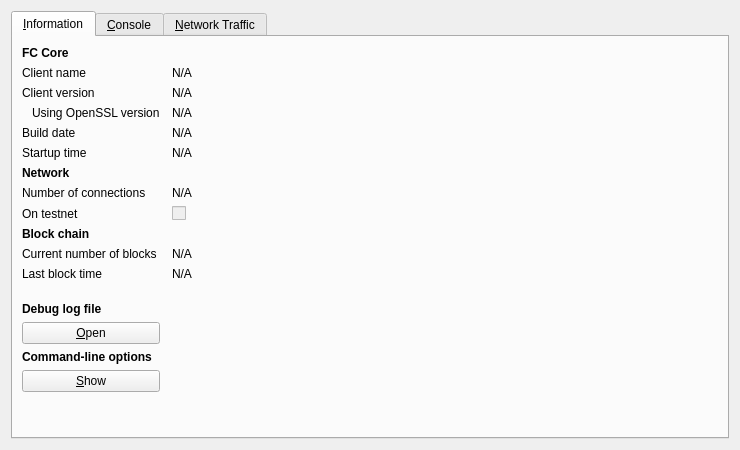
<?xml version="1.0" encoding="UTF-8"?>
<ui version="4.0">
 <class>RPCConsole</class>
 <widget class="QDialog" name="RPCConsole">
  <property name="geometry">
   <rect>
    <x>0</x>
    <y>0</y>
    <width>740</width>
    <height>450</height>
   </rect>
  </property>
  <property name="windowTitle">
   <string>FC - Debug window</string>
  </property>
  <layout class="QVBoxLayout" name="verticalLayout_2">
   <item>
    <widget class="QTabWidget" name="tabWidget">
     <property name="currentIndex">
      <number>0</number>
     </property>
     <widget class="QWidget" name="tab_info">
      <attribute name="title">
       <string>&amp;Information</string>
      </attribute>
      <layout class="QGridLayout" name="gridLayout" columnstretch="0,1">
       <property name="horizontalSpacing">
        <number>12</number>
       </property>
       <item row="0" column="0">
        <widget class="QLabel" name="label_9">
         <property name="font">
          <font>
           <weight>75</weight>
           <bold>true</bold>
          </font>
         </property>
         <property name="text">
          <string>FC Core</string>
         </property>
        </widget>
       </item>
       <item row="1" column="0">
        <widget class="QLabel" name="label_5">
         <property name="text">
          <string>Client name</string>
         </property>
        </widget>
       </item>
       <item row="1" column="1">
        <widget class="QLabel" name="clientName">
         <property name="cursor">
          <cursorShape>IBeamCursor</cursorShape>
         </property>
         <property name="text">
          <string>N/A</string>
         </property>
         <property name="textFormat">
          <enum>Qt::PlainText</enum>
         </property>
         <property name="textInteractionFlags">
          <set>Qt::LinksAccessibleByMouse|Qt::TextSelectableByKeyboard|Qt::TextSelectableByMouse</set>
         </property>
        </widget>
       </item>
       <item row="2" column="0">
        <widget class="QLabel" name="label_6">
         <property name="text">
          <string>Client version</string>
         </property>
        </widget>
       </item>
       <item row="2" column="1">
        <widget class="QLabel" name="clientVersion">
         <property name="cursor">
          <cursorShape>IBeamCursor</cursorShape>
         </property>
         <property name="text">
          <string>N/A</string>
         </property>
         <property name="textFormat">
          <enum>Qt::PlainText</enum>
         </property>
         <property name="textInteractionFlags">
          <set>Qt::LinksAccessibleByMouse|Qt::TextSelectableByKeyboard|Qt::TextSelectableByMouse</set>
         </property>
        </widget>
       </item>
       <item row="3" column="0">
        <widget class="QLabel" name="label_14">
         <property name="text">
          <string>Using OpenSSL version</string>
         </property>
         <property name="indent">
          <number>10</number>
         </property>
        </widget>
       </item>
       <item row="3" column="1">
        <widget class="QLabel" name="openSSLVersion">
         <property name="cursor">
          <cursorShape>IBeamCursor</cursorShape>
         </property>
         <property name="text">
          <string>N/A</string>
         </property>
         <property name="textFormat">
          <enum>Qt::PlainText</enum>
         </property>
         <property name="textInteractionFlags">
          <set>Qt::LinksAccessibleByMouse|Qt::TextSelectableByKeyboard|Qt::TextSelectableByMouse</set>
         </property>
        </widget>
       </item>
       <item row="4" column="0">
        <widget class="QLabel" name="label_12">
         <property name="text">
          <string>Build date</string>
         </property>
        </widget>
       </item>
       <item row="4" column="1">
        <widget class="QLabel" name="buildDate">
         <property name="cursor">
          <cursorShape>IBeamCursor</cursorShape>
         </property>
         <property name="text">
          <string>N/A</string>
         </property>
         <property name="textFormat">
          <enum>Qt::PlainText</enum>
         </property>
         <property name="textInteractionFlags">
          <set>Qt::LinksAccessibleByMouse|Qt::TextSelectableByKeyboard|Qt::TextSelectableByMouse</set>
         </property>
        </widget>
       </item>
       <item row="5" column="0">
        <widget class="QLabel" name="label_13">
         <property name="text">
          <string>Startup time</string>
         </property>
        </widget>
       </item>
       <item row="5" column="1">
        <widget class="QLabel" name="startupTime">
         <property name="cursor">
          <cursorShape>IBeamCursor</cursorShape>
         </property>
         <property name="text">
          <string>N/A</string>
         </property>
         <property name="textFormat">
          <enum>Qt::PlainText</enum>
         </property>
         <property name="textInteractionFlags">
          <set>Qt::LinksAccessibleByMouse|Qt::TextSelectableByKeyboard|Qt::TextSelectableByMouse</set>
         </property>
        </widget>
       </item>
       <item row="6" column="0">
        <widget class="QLabel" name="label_11">
         <property name="font">
          <font>
           <weight>75</weight>
           <bold>true</bold>
          </font>
         </property>
         <property name="text">
          <string>Network</string>
         </property>
        </widget>
       </item>
       <item row="7" column="0">
        <widget class="QLabel" name="label_7">
         <property name="text">
          <string>Number of connections</string>
         </property>
        </widget>
       </item>
       <item row="7" column="1">
        <widget class="QLabel" name="numberOfConnections">
         <property name="cursor">
          <cursorShape>IBeamCursor</cursorShape>
         </property>
         <property name="text">
          <string>N/A</string>
         </property>
         <property name="textFormat">
          <enum>Qt::PlainText</enum>
         </property>
         <property name="textInteractionFlags">
          <set>Qt::LinksAccessibleByMouse|Qt::TextSelectableByKeyboard|Qt::TextSelectableByMouse</set>
         </property>
        </widget>
       </item>
       <item row="8" column="0">
        <widget class="QLabel" name="label_8">
         <property name="text">
          <string>On testnet</string>
         </property>
        </widget>
       </item>
       <item row="8" column="1">
        <widget class="QCheckBox" name="isTestNet">
         <property name="enabled">
          <bool>false</bool>
         </property>
         <property name="text">
          <string/>
         </property>
        </widget>
       </item>
       <item row="9" column="0">
        <widget class="QLabel" name="label_10">
         <property name="font">
          <font>
           <weight>75</weight>
           <bold>true</bold>
          </font>
         </property>
         <property name="text">
          <string>Block chain</string>
         </property>
        </widget>
       </item>
       <item row="10" column="0">
        <widget class="QLabel" name="label_3">
         <property name="text">
          <string>Current number of blocks</string>
         </property>
        </widget>
       </item>
       <item row="10" column="1">
        <widget class="QLabel" name="numberOfBlocks">
         <property name="cursor">
          <cursorShape>IBeamCursor</cursorShape>
         </property>
         <property name="text">
          <string>N/A</string>
         </property>
         <property name="textFormat">
          <enum>Qt::PlainText</enum>
         </property>
         <property name="textInteractionFlags">
          <set>Qt::LinksAccessibleByMouse|Qt::TextSelectableByKeyboard|Qt::TextSelectableByMouse</set>
         </property>
        </widget>
       </item>
       <item row="11" column="0">
        <widget class="QLabel" name="label_2">
         <property name="text">
          <string>Last block time</string>
         </property>
        </widget>
       </item>
       <item row="11" column="1">
        <widget class="QLabel" name="lastBlockTime">
         <property name="cursor">
          <cursorShape>IBeamCursor</cursorShape>
         </property>
         <property name="text">
          <string>N/A</string>
         </property>
         <property name="textFormat">
          <enum>Qt::PlainText</enum>
         </property>
         <property name="textInteractionFlags">
          <set>Qt::LinksAccessibleByMouse|Qt::TextSelectableByKeyboard|Qt::TextSelectableByMouse</set>
         </property>
        </widget>
       </item>
       <item row="12" column="0">
        <spacer name="verticalSpacer_2">
         <property name="orientation">
          <enum>Qt::Vertical</enum>
         </property>
         <property name="sizeHint" stdset="0">
          <size>
           <width>20</width>
           <height>20</height>
          </size>
         </property>
        </spacer>
       </item>
       <item row="13" column="0">
        <widget class="QLabel" name="labelDebugLogfile">
         <property name="font">
          <font>
           <weight>75</weight>
           <bold>true</bold>
          </font>
         </property>
         <property name="text">
          <string>Debug log file</string>
         </property>
        </widget>
       </item>
       <item row="14" column="0">
        <widget class="QPushButton" name="openDebugLogfileButton">
         <property name="toolTip">
          <string>Open the FC debug log file from the current data directory. This can take a few seconds for large log files.</string>
         </property>
         <property name="text">
          <string>&amp;Open</string>
         </property>
         <property name="autoDefault">
          <bool>false</bool>
         </property>
        </widget>
       </item>
       <item row="15" column="0">
        <widget class="QLabel" name="labelCLOptions">
         <property name="font">
          <font>
           <weight>75</weight>
           <bold>true</bold>
          </font>
         </property>
         <property name="text">
          <string>Command-line options</string>
         </property>
        </widget>
       </item>
       <item row="16" column="0">
        <widget class="QPushButton" name="showCLOptionsButton">
         <property name="toolTip">
          <string>Show the FC help message to get a list with possible FC command-line options.</string>
         </property>
         <property name="text">
          <string>&amp;Show</string>
         </property>
         <property name="autoDefault">
          <bool>false</bool>
         </property>
        </widget>
       </item>
       <item row="17" column="0">
        <spacer name="verticalSpacer">
         <property name="orientation">
          <enum>Qt::Vertical</enum>
         </property>
         <property name="sizeHint" stdset="0">
          <size>
           <width>20</width>
           <height>40</height>
          </size>
         </property>
        </spacer>
       </item>
      </layout>
     </widget>
     <widget class="QWidget" name="tab_console">
      <attribute name="title">
       <string>&amp;Console</string>
      </attribute>
      <layout class="QVBoxLayout" name="verticalLayout_3">
       <property name="spacing">
        <number>3</number>
       </property>
       <item>
        <widget class="QTextEdit" name="messagesWidget">
         <property name="minimumSize">
          <size>
           <width>0</width>
           <height>100</height>
          </size>
         </property>
         <property name="readOnly">
          <bool>true</bool>
         </property>
         <property name="tabKeyNavigation" stdset="0">
          <bool>false</bool>
         </property>
         <property name="columnCount" stdset="0">
          <number>2</number>
         </property>
        </widget>
       </item>
       <item>
        <layout class="QHBoxLayout" name="horizontalLayout">
         <property name="spacing">
          <number>3</number>
         </property>
         <item>
          <widget class="QLabel" name="label">
           <property name="text">
            <string notr="true">&gt;</string>
           </property>
          </widget>
         </item>
         <item>
          <widget class="QLineEdit" name="lineEdit"/>
         </item>
         <item>
          <widget class="QPushButton" name="clearButton">
           <property name="maximumSize">
            <size>
             <width>24</width>
             <height>24</height>
            </size>
           </property>
           <property name="toolTip">
            <string>Clear console</string>
           </property>
           <property name="text">
            <string/>
           </property>
           <property name="icon">
            <iconset resource="../bitcoin.qrc">
             <normaloff>:/icons/remove</normaloff>:/icons/remove</iconset>
           </property>
           <property name="shortcut">
            <string notr="true">Ctrl+L</string>
           </property>
           <property name="autoDefault">
            <bool>false</bool>
           </property>
          </widget>
         </item>
        </layout>
       </item>
      </layout>
     </widget>
     <widget class="QWidget" name="tab">
      <attribute name="title">
       <string>&amp;Network Traffic</string>
      </attribute>
      <layout class="QHBoxLayout" name="horizontalLayout_3">
       <item>
        <layout class="QVBoxLayout" name="verticalLayout_4">
         <item>
          <widget class="TrafficGraphWidget" name="trafficGraph" native="true">
           <property name="sizePolicy">
            <sizepolicy hsizetype="Expanding" vsizetype="Expanding">
             <horstretch>0</horstretch>
             <verstretch>0</verstretch>
            </sizepolicy>
           </property>
          </widget>
         </item>
         <item>
          <layout class="QHBoxLayout" name="horizontalLayout_2">
           <item>
            <widget class="QSlider" name="sldGraphRange">
             <property name="minimum">
              <number>1</number>
             </property>
             <property name="maximum">
              <number>288</number>
             </property>
             <property name="pageStep">
              <number>12</number>
             </property>
             <property name="value">
              <number>6</number>
             </property>
             <property name="orientation">
              <enum>Qt::Horizontal</enum>
             </property>
            </widget>
           </item>
           <item>
            <widget class="QLabel" name="lblGraphRange">
             <property name="minimumSize">
              <size>
               <width>100</width>
               <height>0</height>
              </size>
             </property>
             <property name="alignment">
              <set>Qt::AlignCenter</set>
             </property>
            </widget>
           </item>
           <item>
            <widget class="QPushButton" name="btnClearTrafficGraph">
             <property name="text">
              <string>&amp;Clear</string>
             </property>
            </widget>
           </item>
          </layout>
         </item>
        </layout>
       </item>
       <item>
        <layout class="QVBoxLayout" name="verticalLayout">
         <item>
          <widget class="QGroupBox" name="groupBox">
           <property name="title">
            <string>Totals</string>
           </property>
           <layout class="QVBoxLayout" name="verticalLayout_5">
            <item>
             <layout class="QHBoxLayout" name="horizontalLayout_4">
              <item>
               <widget class="Line" name="line">
                <property name="sizePolicy">
                 <sizepolicy hsizetype="Fixed" vsizetype="Fixed">
                  <horstretch>0</horstretch>
                  <verstretch>0</verstretch>
                 </sizepolicy>
                </property>
                <property name="minimumSize">
                 <size>
                  <width>10</width>
                  <height>0</height>
                 </size>
                </property>
                <property name="palette">
                 <palette>
                  <active>
                   <colorrole role="Light">
                    <brush brushstyle="SolidPattern">
                     <color alpha="255">
                      <red>0</red>
                      <green>255</green>
                      <blue>0</blue>
                     </color>
                    </brush>
                   </colorrole>
                  </active>
                  <inactive>
                   <colorrole role="Light">
                    <brush brushstyle="SolidPattern">
                     <color alpha="255">
                      <red>0</red>
                      <green>255</green>
                      <blue>0</blue>
                     </color>
                    </brush>
                   </colorrole>
                  </inactive>
                  <disabled>
                   <colorrole role="Light">
                    <brush brushstyle="SolidPattern">
                     <color alpha="255">
                      <red>0</red>
                      <green>255</green>
                      <blue>0</blue>
                     </color>
                    </brush>
                   </colorrole>
                  </disabled>
                 </palette>
                </property>
                <property name="orientation">
                 <enum>Qt::Horizontal</enum>
                </property>
               </widget>
              </item>
              <item>
               <widget class="QLabel" name="label_16">
                <property name="text">
                 <string>In:</string>
                </property>
               </widget>
              </item>
              <item>
               <widget class="QLabel" name="lblBytesIn">
                <property name="minimumSize">
                 <size>
                  <width>50</width>
                  <height>0</height>
                 </size>
                </property>
                <property name="alignment">
                 <set>Qt::AlignRight|Qt::AlignTrailing|Qt::AlignVCenter</set>
                </property>
               </widget>
              </item>
             </layout>
            </item>
            <item>
             <layout class="QHBoxLayout" name="horizontalLayout_5">
              <item>
               <widget class="Line" name="line_2">
                <property name="sizePolicy">
                 <sizepolicy hsizetype="Fixed" vsizetype="Fixed">
                  <horstretch>0</horstretch>
                  <verstretch>0</verstretch>
                 </sizepolicy>
                </property>
                <property name="minimumSize">
                 <size>
                  <width>10</width>
                  <height>0</height>
                 </size>
                </property>
                <property name="palette">
                 <palette>
                  <active>
                   <colorrole role="Light">
                    <brush brushstyle="SolidPattern">
                     <color alpha="255">
                      <red>255</red>
                      <green>0</green>
                      <blue>0</blue>
                     </color>
                    </brush>
                   </colorrole>
                  </active>
                  <inactive>
                   <colorrole role="Light">
                    <brush brushstyle="SolidPattern">
                     <color alpha="255">
                      <red>255</red>
                      <green>0</green>
                      <blue>0</blue>
                     </color>
                    </brush>
                   </colorrole>
                  </inactive>
                  <disabled>
                   <colorrole role="Light">
                    <brush brushstyle="SolidPattern">
                     <color alpha="255">
                      <red>255</red>
                      <green>0</green>
                      <blue>0</blue>
                     </color>
                    </brush>
                   </colorrole>
                  </disabled>
                 </palette>
                </property>
                <property name="orientation">
                 <enum>Qt::Horizontal</enum>
                </property>
               </widget>
              </item>
              <item>
               <widget class="QLabel" name="label_17">
                <property name="text">
                 <string>Out:</string>
                </property>
               </widget>
              </item>
              <item>
               <widget class="QLabel" name="lblBytesOut">
                <property name="minimumSize">
                 <size>
                  <width>50</width>
                  <height>0</height>
                 </size>
                </property>
                <property name="alignment">
                 <set>Qt::AlignRight|Qt::AlignTrailing|Qt::AlignVCenter</set>
                </property>
               </widget>
              </item>
             </layout>
            </item>
            <item>
             <spacer name="verticalSpacer_4">
              <property name="orientation">
               <enum>Qt::Vertical</enum>
              </property>
              <property name="sizeHint" stdset="0">
               <size>
                <width>20</width>
                <height>407</height>
               </size>
              </property>
             </spacer>
            </item>
           </layout>
          </widget>
         </item>
        </layout>
       </item>
      </layout>
     </widget>
    </widget>
   </item>
  </layout>
 </widget>
 <customwidgets>
  <customwidget>
   <class>TrafficGraphWidget</class>
   <extends>QWidget</extends>
   <header>trafficgraphwidget.h</header>
   <container>1</container>
   <slots>
    <slot>clear()</slot>
   </slots>
  </customwidget>
 </customwidgets>
 <resources>
  <include location="../bitcoin.qrc"/>
 </resources>
 <connections/>
</ui>
